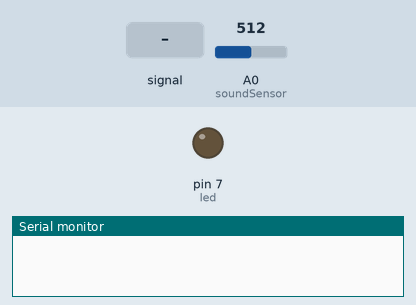
Bench run of a sketch on a simulated Arduino Uno, built with avr-gcc and run on an emulated ATmega328P. Shown: output pins drawn as LEDs (lit = HIGH), the last lines printed to the serial monitor. Inputs (shaded band) come from the test bench; at power-on: A0 (soundSensor) = 512.

Above: at 1.2 s.
1.3 s: A0 (soundSensor) fed a 200 Hz sine of ±255 counts around its level
At 1.57 s:
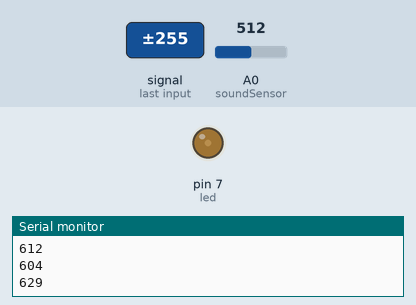
4.3 s: A0 (soundSensor) fed a 1000 Hz sine of ±255 counts around its level
At 4.54 s:
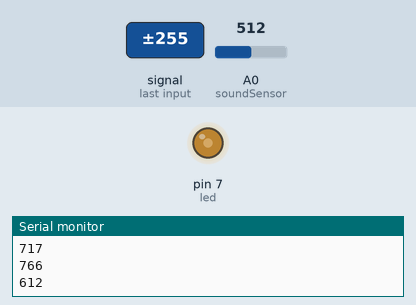
7.3 s: A0 (soundSensor) set to 900
8.8 s: A0 (soundSensor) set to 616
10.3 s: A0 (soundSensor) set to 590
At 11.1 s:
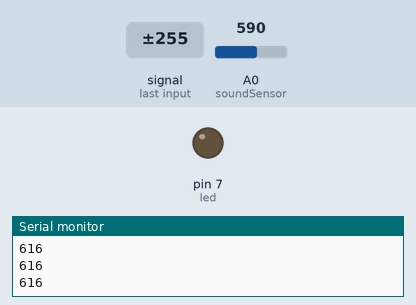
11.8 s: A0 (soundSensor) set to 610
At 12.2 s:
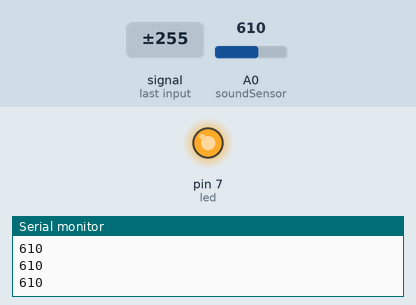
Timing chart, 0 to 14.3 s (numbered marks = the images above; inputs shaded):
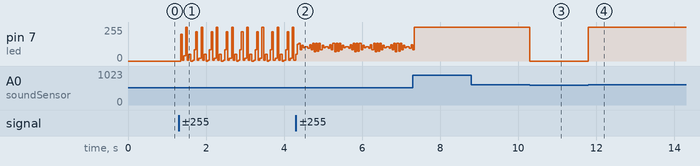

The sketch:

app3.ino
```cpp
int soundSensor = 0 ;
int led = 7 ;
void setup() {
  // put your setup code here, to run once:
pinMode(soundSensor,INPUT) ;
pinMode(led,OUTPUT) ;
Serial.begin(9600) ;
}

void loop() {
  // put your main code here, to run repeatedly:
int sound = analogRead(soundSensor) ;
if(sound > 600){
  Serial.println(sound) ;
  digitalWrite(led,HIGH) ;
}
else{
  digitalWrite(led,LOW) ;
  }
}
```

Measured:
- after the input at 10.3 s, pin 7 (led): 255/255 → 0/255 at once
- after the input at 11.8 s, pin 7 (led): 0/255 → 255/255 at once
